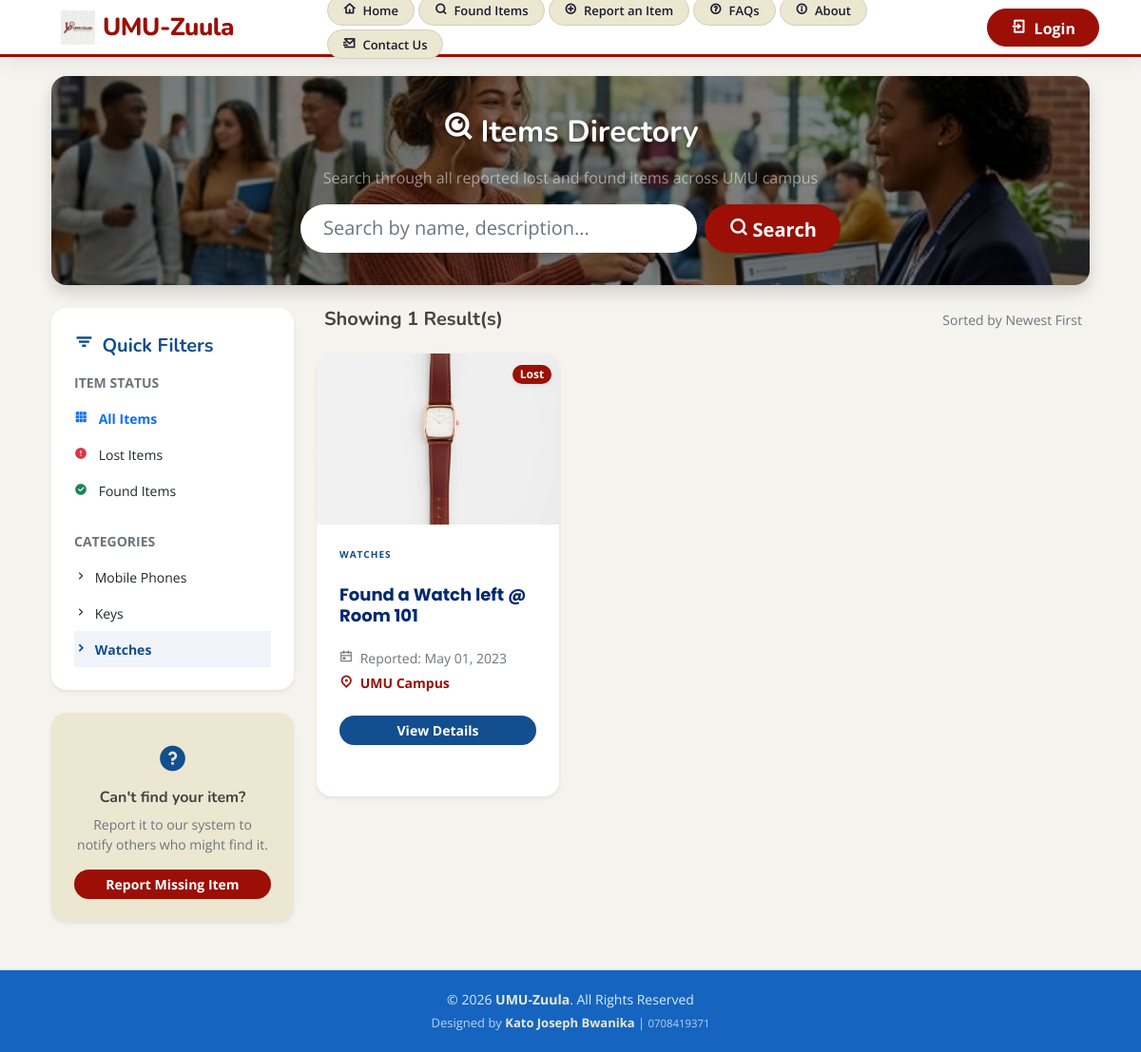
The page /?page=search&category=3 on the database its author committed.
### tables this page shows
CREATE TABLE `category_list` (
  `id` bigint(30) NOT NULL,
  `name` text NOT NULL,
  `description` text NOT NULL,
  `status` tinyint(1) NOT NULL DEFAULT 1,
  `created_at` datetime NOT NULL DEFAULT current_timestamp(),
  `updated_at` datetime DEFAULT NULL ON UPDATE current_timestamp()
);

CREATE TABLE `item_list` (
  `id` bigint(30) NOT NULL,
  `category_id` bigint(30) NOT NULL,
  `fullname` text NOT NULL,
  `title` text NOT NULL,
  `description` text NOT NULL,
  `contact` text NOT NULL,
  `image_path` text DEFAULT NULL,
  `status` tinyint(1) NOT NULL DEFAULT 0,
  `created_at` datetime NOT NULL DEFAULT current_timestamp(),
  `updated` datetime DEFAULT NULL ON UPDATE current_timestamp()
);

### search.php (called while the page is built)
<?php
include 'items.php';
?>

### classes/DBConnection.php (called while the page is built, shortened)
<?php
class DBConnection{
    private $host = DB_SERVER;
    private $username = DB_USERNAME;
    private $password = DB_PASSWORD;
    private $database = DB_NAME;
    public $conn;
    public $pdo;
    public function __construct(){
        if (!isset($this->conn)) {
            $this->conn = new mysqli($this->host, $this->username, $this->password, $this->database);
        }
        if (!isset($this->pdo)) {
            $dsn = "mysql:host={$this->host};dbname={$this->database};charset=utf8mb4";
            $options = [
                PDO::ATTR_ERRMODE            => PDO::ERRMODE_EXCEPTION,
                PDO::ATTR_DEFAULT_FETCH_MODE => PDO::FETCH_ASSOC,
                PDO::ATTR_EMULATE_PREPARES   => false,
            ];
            try {
                $this->pdo = new PDO($dsn, $this->username, $this->password, $options);
            } catch (\PDOException $e) {
                throw new \PDOException($e->getMessage(), (int)$e->getCode());
            }
        }
    }
}
?>

### config.php (called while the page is built, shortened)
<?php
require_once('classes/DBConnection.php');
require_once('classes/SystemSettings.php');
function validate_image($file){
    global $_settings;
	if(!empty($file)){
        $ex = explode("?",$file);
        $file = $ex[0];
        $ts = isset($ex[1]) ? "?".$ex[1] : '';
		if(is_file(base_app.$file)){
			return base_url.$file.$ts;
		}else{
			return base_url.($_settings->info('logo'));
		}
	}else{
		return base_url.($_settings->info('logo'));
	}
}
?>

### items.php (the view, shortened to what this page needs)
<?php
require_once('classes/DBConnection.php');
$db = new DBConnection();
$q = $_GET['q'] ?? '';
$cat_id = $_GET['category'] ?? '';
$status_filter = $_GET['status'] ?? '';
$sql = "SELECT i.*, c.name as category_name FROM item_list i LEFT JOIN category_list c ON i.category_id = c.id WHERE i.status IN (1,2)";
$params = [];
if($cat_id !== '') {
    $sql .= " AND i.category_id = :cat_id";
    $params[':cat_id'] = $cat_id;
}
$sql .= " ORDER BY i.created_at DESC";
$stmt = $db->pdo->prepare($sql);
$stmt->execute($params);
$items = $stmt->fetchAll();
$categories = $db->pdo->query("SELECT * FROM category_list WHERE status = 1")->fetchAll();
?>
<div class="rounded-4 shadow overflow-hidden mb-4" style="position:relative;">
    <img src="<?= base_url ?>uploads/hero_banner.png" alt="UMU-Zuula Lost & Found" class="w-100" style="height:220px; object-fit:cover; filter:brightness(0.5);">
    <div style="position:absolute; top:0; left:0; right:0; bottom:0; display:flex; flex-direction:column; align-items:center; justify-content:center;">
        <h2 class="fw-bold text-white mb-3 text-shadow"><i class="ri-search-eye-line me-2"></i>Items Directory</h2>
        <p class="text-white-50 mb-3">Search through all reported lost and found items across UMU campus</p>
        <form action="./" method="GET" class="d-flex justify-content-center px-3" style="width: 100%; max-width: 600px;">
            <input type="text" name="q" class="form-control form-control-lg border-0 shadow-sm me-2 rounded-pill px-4" placeholder="Search by name, description..." value="<?= htmlspecialchars($q) ?>">
            <button type="submit" class="btn btn-lg fw-bold shadow-sm px-4 rounded-pill" style="background:#9B0F06; color:#fff; white-space:nowrap;"><i class="ri-search-line"></i> Search</button>
        </form>
    </div>
</div>
<div class="row g-4">
    <div class="col-lg-3">
        <div class="card border-0 shadow-sm rounded-4 mb-4">
            <div class="card-body p-4">
                <h5 class="fw-bold mb-3" style="color:#134E8E;"><i class="ri-filter-3-line me-1"></i> Quick Filters</h5>
                <div class="mb-4">
                    <label class="small fw-bold text-muted text-uppercase mb-2 d-block">Item Status</label>
                    <div class="list-group list-group-flush border-0">
                        <a href="./?page=items&status=<?= $status_filter == '' ? '' : '' ?>&q=<?= $q ?>&category=<?= $cat_id ?>" class="list-group-item list-group-item-action border-0 px-0 d-flex justify-content-between align-items-center <?= $status_filter == '' ? 'fw-bold text-primary' : '' ?>">
                            <span><i class="ri-grid-fill me-2"></i> All Items</span>
                        </a>
                        <a href="./?page=items&status=1&q=<?= $q ?>&category=<?= $cat_id ?>" class="list-group-item list-group-item-action border-0 px-0 d-flex justify-content-between align-items-center <?= $status_filter == '1' ? 'fw-bold text-danger' : '' ?>">
                            <span><i class="ri-error-warning-fill me-2 text-danger"></i> Lost Items</span>
                        </a>
                        <a href="./?page=items&status=2&q=<?= $q ?>&category=<?= $cat_id ?>" class="list-group-item list-group-item-action border-0 px-0 d-flex justify-content-between align-items-center <?= $status_filter == '2' ? 'fw-bold text-success' : '' ?>">
                            <span><i class="ri-checkbox-circle-fill me-2 text-success"></i> Found Items</span>
                        </a>
                    </div>
                </div>
                <div class="mb-0">
                    <label class="small fw-bold text-muted text-uppercase mb-2 d-block">Categories</label>
                    <div class="list-group list-group-flush border-0">
                        <?php foreach($categories as $cat): ?>
                        <a href="./?page=items&category=<?= $cat['id'] ?>&q=<?= $q ?>&status=<?= $status_filter ?>" class="list-group-item list-group-item-action border-0 px-0 <?= $cat_id == $cat['id'] ? 'fw-bold text-primary active-cat' : '' ?>">
                            <i class="ri-arrow-right-s-line me-1"></i> <?= htmlspecialchars($cat['name']) ?>
                        </a>
                        <?php endforeach; ?>
                    </div>
                </div>
            </div>
        </div>
        <div class="card border-0 shadow-sm rounded-4 overflow-hidden" style="background:#ECE7D1;">
            <div class="card-body p-4 text-center">
                <i class="ri-question-fill fs-2 mb-2 d-block" style="color:#134E8E;"></i>
                <h6 class="fw-bold mb-2">Can't find your item?</h6>
                <p class="small text-muted mb-3">Report it to our system to notify others who might find it.</p>
                <a href="./?page=found" class="btn btn-sm w-100 rounded-pill fw-bold" style="background:#9B0F06; color:#fff;">Report Missing Item</a>
            </div>
        </div>
    </div>
    <div class="col-lg-9">
        <?php if(empty($items)): ?>
            <div class="card border-0 shadow-sm rounded-4 text-center py-5">
                <div class="card-body">
                    <div class="mb-4">
                        <div class="rounded-circle d-inline-flex align-items-center justify-content-center" style="width:80px; height:80px; background:#ECE7D1;">
                            <i class="ri-search-line fs-1" style="color:#9B0F06;"></i>
                        </div>
                    </div>
                    <h4 class="fw-bold">No items found matching your filter</h4>
                    <p class="text-muted mb-4 px-lg-5">Try adjusting your keywords or switching filters to find what you are looking for.</p>
                    <a href="./?page=items" class="btn rounded-pill px-4 fw-bold" style="background:#134E8E; color:#fff;">View All Items</a>
                </div>
            </div>
        <?php else: ?>
            <div class="d-flex justify-content-between align-items-center mb-4 px-2">
                <h5 class="fw-bold mb-0">Showing <?= count($items) ?> Result(s)</h5>
                <div class="small text-muted">Sorted by Newest First</div>
            </div>
            <div class="row row-cols-1 row-cols-sm-2 row-cols-md-2 row-cols-lg-3 g-4">
                <?php foreach($items as $item): ?>
                <div class="col">
                    <div class="card h-100 border-0 shadow-sm rounded-4 overflow-hidden item-card">
                        <div class="position-relative">
                            <?php if(!empty($item['image_path'])): ?>
                                <img src="<?= validate_image($item['image_path']) ?>" class="card-img-top" alt="<?= htmlspecialchars($item['title']) ?>" style="height:180px; object-fit:cover;">
                            <?php else: ?>
                                <div class="d-flex align-items-center justify-content-center" style="height:180px; background:#ECE7D1;">
                                    <i class="ri-image-2-line fs-1" style="color:#134E8E;"></i>
                                </div>
                            <?php endif; ?>
                            <div class="position-absolute top-0 end-0 p-2">
                                <span class="badge rounded-pill shadow-sm <?= $item['status'] == 1 ? 'bg-danger' : 'bg-success' ?>">
                                    <?= $item['status'] == 1 ? 'Lost' : 'Found' ?>
                                </span>
                            </div>
                        </div>
                        <div class="card-body p-4">
                            <span class="fw-bold x-small text-uppercase mb-1 d-block" style="color:#134E8E; letter-spacing:1px; font-size:10px;"><?= htmlspecialchars($item['category_name']) ?></span>
                            <h6 class="card-title fw-bold mb-2"><?= htmlspecialchars($item['title']) ?></h6>
                            <div class="mb-3">
                                <small class="text-muted d-block mb-1"><i class="ri-calendar-event-line me-1"></i> Reported: <?= date("M d, Y", strtotime($item['created_at'])) ?></small>
                                <small class="d-block mb-0 fw-bold" style="color:#9B0F06;"><i class="ri-map-pin-2-line me-1"></i> <?= htmlspecialchars($item['pickup_location'] ?? 'UMU Campus') ?></small>
                            </div>
                            <a href="./?page=item_detail&id=<?= $item['id'] ?>" class="btn btn-sm w-100 rounded-pill fw-bold mt-2" style="background:#134E8E; color:#fff;">View Details</a>
                        </div>
                    </div>
                </div>
                <?php endforeach; ?>
            </div>
        <?php endif; ?>
    </div>
</div>

### assets/css/style.css (style rules this page uses)
:root { scroll-behavior: smooth; }
body { font-family: "Open Sans", sans-serif; background: #f6f9ff; color: #444444; }
a { color: #4154f1; text-decoration: none; }
h1, h2, h3, h4, h5, h6 { font-family: "Nunito", sans-serif; }
.card { margin-bottom: 30px; border: none; border-radius: 5px; box-shadow: 0px 0 30px rgba(1, 41, 112, 0.1); }
.card-title { padding: 20px 0 15px 0; font-size: 18px; font-weight: 500; color: #012970; font-family: "Poppins", sans-serif; }
.card-body { padding: 0 20px 20px 20px; }

### assets/css/custom.css (style rules this page uses)
:root { --zuula-primary: #9B0F06; --zuula-secondary: #134E8E; --zuula-accent: #ECE7D1; --zuula-dark: #1a1a2e; --zuula-text: #2d2d2d; }
.card { border: none !important; border-radius: 16px !important; overflow: hidden; transition: transform 0.3s ease, box-shadow 0.3s ease; }
body { background-color: #f5f3ee !important; }
.badge.bg-danger { background: var(--zuula-primary) !important; }
.card { animation: fadeInUp 0.5s ease-out; }

### items.php (style rules this page uses)
.active-cat { color: #134E8E !important; background: #f0f4f8; }
.item-card { transition: all 0.3s ease; }
.text-shadow { text-shadow: 0 2px 4px rgba(0,0,0,0.5); }
.list-group-item { font-size: 14px; }

### rows shown on the page
category_list: name "Mobile Phones"
category_list: name "Keys"
category_list: name "Watches"
item_list: image_path (picture), status "Lost", category.name "WATCHES", title "Found a Watch left @ Room 101", created_at "May 01, 2023", pickup_location "UMU Campus"

### other values the page prints
$_settings->info('short_name') "UMU-Zuula"
count($items) "1"
